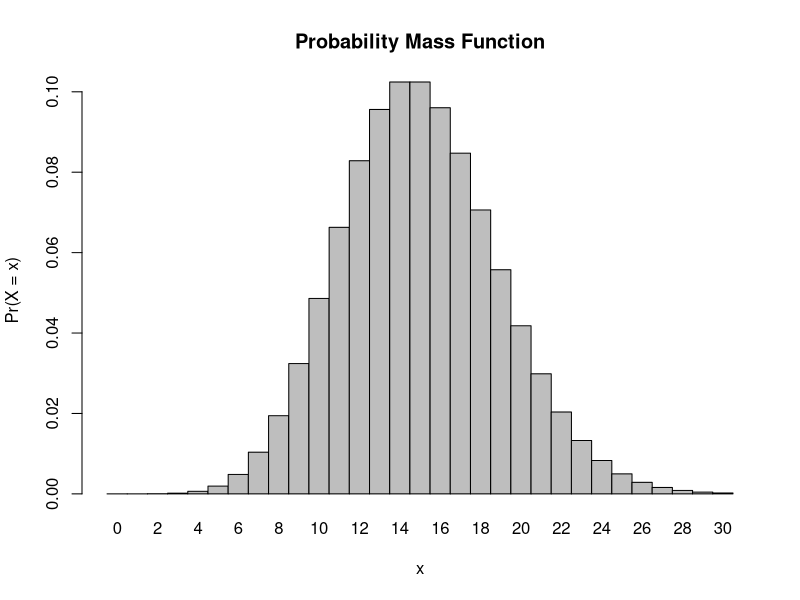
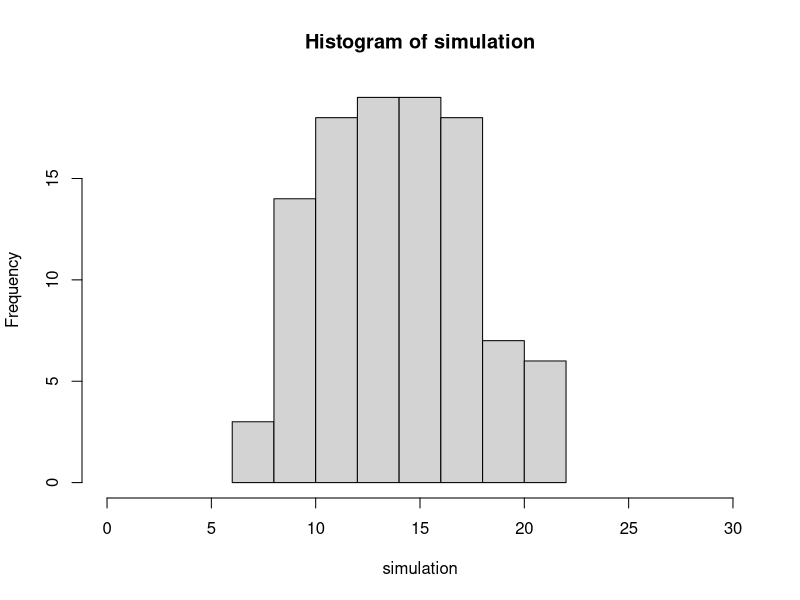

Here is the R script that generated these plots, in order:
## ---- chunk 1
# What is the probability that she will hear more than 8 calls during any given session?
p_more_than_8 <- ppois(8, lambda = 15, lower.tail = FALSE)

# What is the probability that she will hear no calls in a session?
p_0_calls <- dpois(0, lambda = 15)

# What is the probability that she will hear exactly 3 calls in a session?
p_is_3 <- dpois(3, lambda = 15)

# Plot the relevant Poisson mass function over the values in range 0 ≤ 𝑥 ≤ 30.

x <- 0:30
l = 15
probset <- dpois(x = x, lambda = l)
barplot(probset, names.arg = x, space = 0, xlab = "x", ylab = "Pr(X = x)", main = "Probability Mass Function")

# Simulate 104 results from this distribution (i.e., 2 years of Saturday monitoring sessions).
simulation <- rpois(104, lambda = 15)


# Plot the simulated results using hist() and use xlim() to set the horizontal limits to be from 0 to 30. How does your histogram compare to the shape of the probability mass function you plotted above?

hist(simulation, xlim = c(0, 30))

#Response to question: The histogram of the simulated results looks very similar to the theoretical Poisson probability mass function. Both plots show that the distribution is unimodal with the highest frequency around 15 calls and tapering off on both sides. Although the simulation (with 104 sessions) shows some random fluctuations because of the limited sample size, its overall shape confirms the expected Poisson pattern. With a larger number of simulations, the histogram would converge even more closely to the PMF
